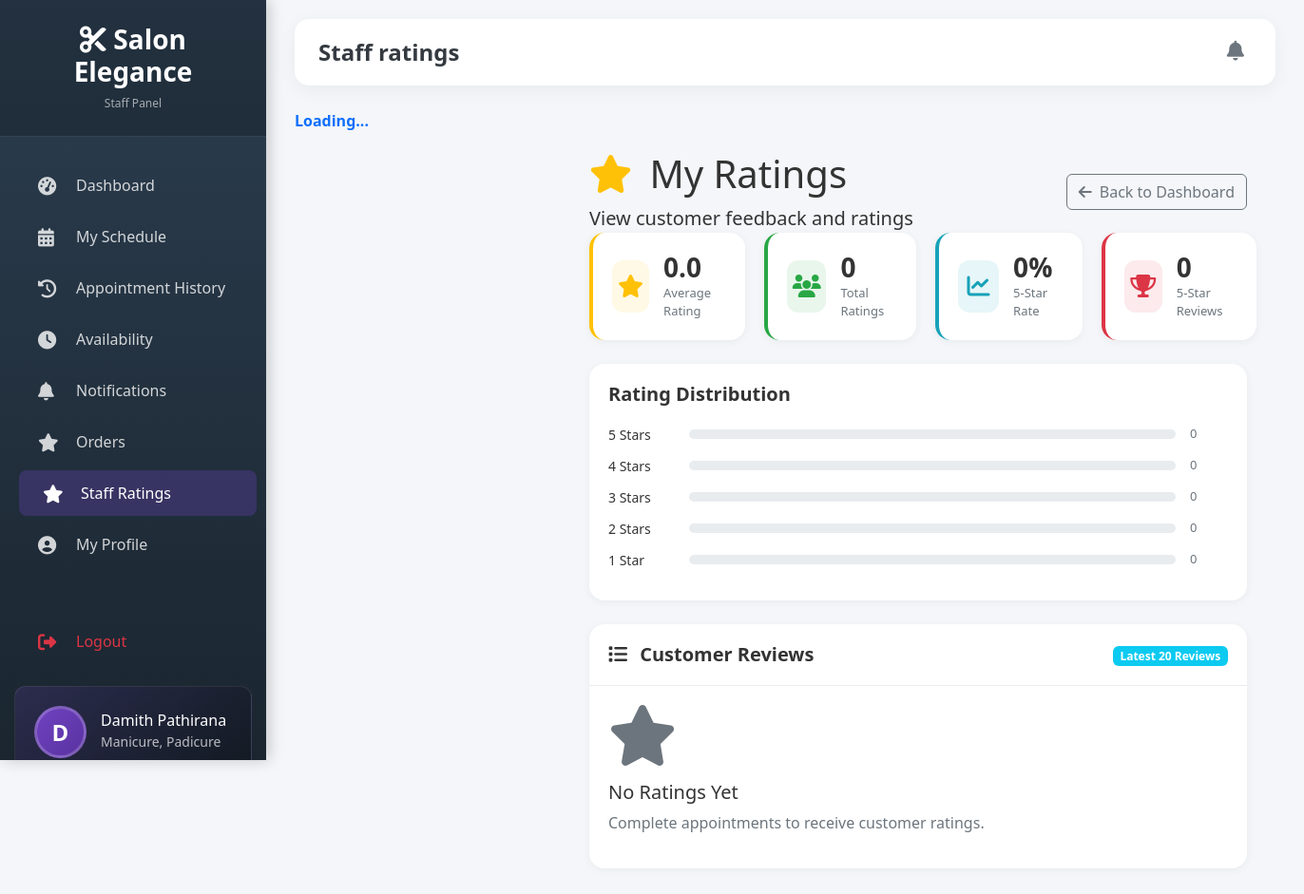
The app's page /pages/admin/staff-ratings.php (signed in), older data.
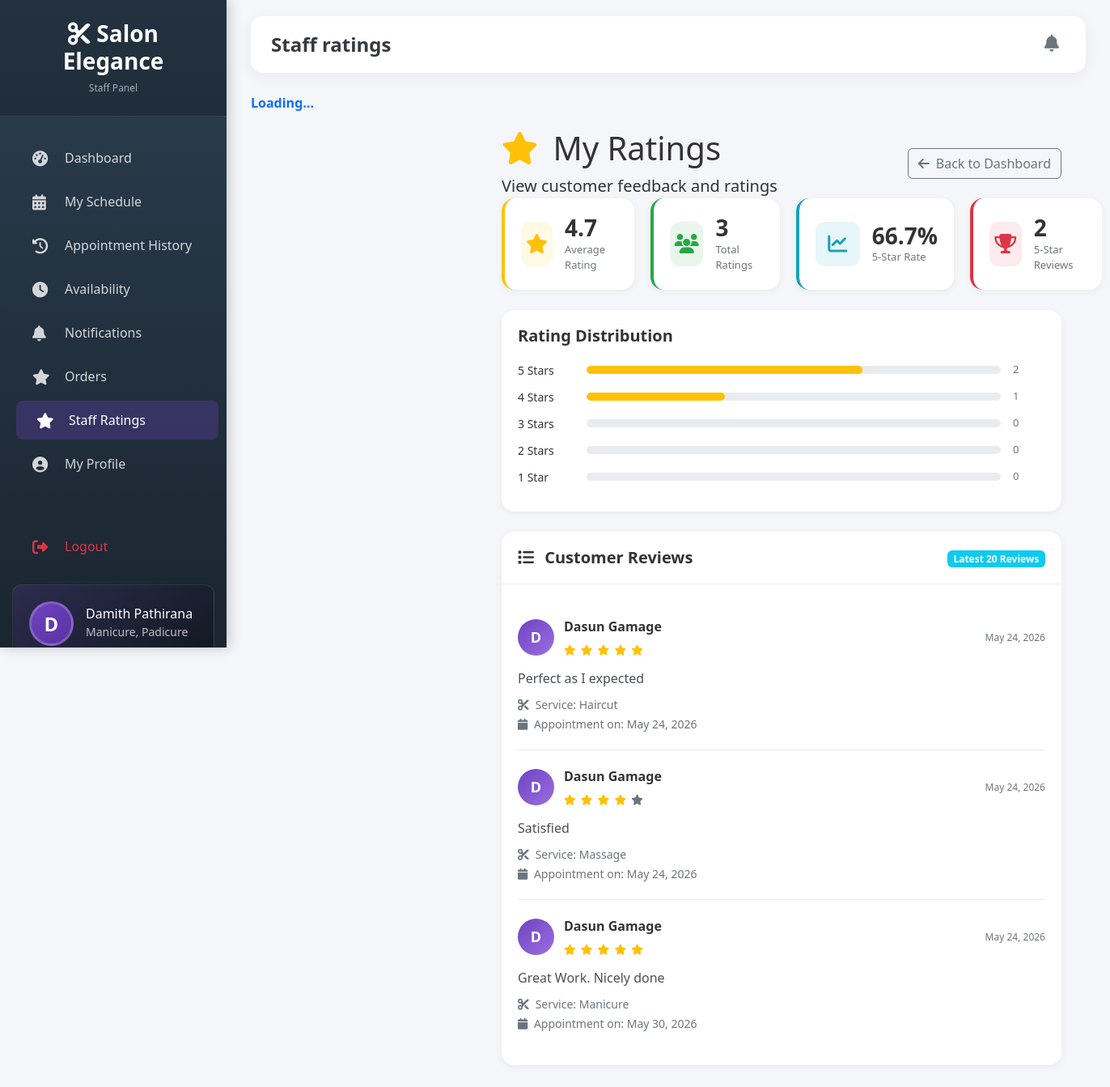
The same page, newer data.
### tables this page shows
CREATE TABLE `staff_ratings` (
  `id` int(11) NOT NULL,
  `appointment_id` int(11) NOT NULL,
  `staff_id` int(11) NOT NULL,
  `user_id` int(11) NOT NULL,
  `rating` tinyint(1) NOT NULL CHECK (`rating` >= 1 and `rating` <= 5),
  `review` text DEFAULT NULL,
  `created_at` timestamp NOT NULL DEFAULT current_timestamp(),
  `service_name` varchar(100) DEFAULT NULL,
  `comments` text DEFAULT NULL,
  `response` text DEFAULT NULL,
  `responded_at` timestamp NULL DEFAULT NULL,
  `responded_by` int(11) DEFAULT NULL
);

CREATE TABLE `reg` (
  `regID` int(10) NOT NULL,
  `fName` varchar(25) NOT NULL,
  `lName` varchar(25) NOT NULL,
  `email` varchar(50) NOT NULL,
  `contactNo` varchar(10) NOT NULL,
  `password` varchar(64) NOT NULL,
  `password_changed` tinyint(1) DEFAULT 0,
  `regDate` timestamp NOT NULL DEFAULT current_timestamp() ON UPDATE current_timestamp(),
  `modifyDate` datetime NOT NULL,
  `role` varchar(20) NOT NULL,
  `cStatus` tinyint(1) NOT NULL
);

CREATE TABLE `appointments` (
  `id` int(11) NOT NULL,
  `user_id` int(11) DEFAULT NULL,
  `service_id` int(11) DEFAULT NULL,
  `staff_id` int(11) DEFAULT NULL,
  `appointment_date` date NOT NULL,
  `appointment_time` time NOT NULL,
  `status` enum('pending','confirmed','completed','cancelled') DEFAULT 'pending',
  `notes` text DEFAULT NULL,
  `created_at` timestamp NOT NULL DEFAULT current_timestamp(),
  `modified_at` timestamp NULL DEFAULT NULL ON UPDATE current_timestamp(),
  `reschedule_count` int(11) NOT NULL DEFAULT 0,
  `last_reschedule_at` timestamp NULL DEFAULT NULL
);

### pages/admin/staff-ratings.php (the view, shortened to what the changed rows need)
<?php
$user_id = $_SESSION['user_id'];
try {
    $pdo = getPDOConnection();
    $staff_query = "
        SELECT s.*, r.fName as staff_name
        FROM staff s
        JOIN reg r ON s.user_id = r.regID
        WHERE s.user_id = ? AND r.cStatus = 1
    ";
    $staff_stmt = $pdo->prepare($staff_query);
    $staff_stmt->execute([$user_id]);
    $staff = $staff_stmt->fetch();
    $staff_id = $staff['id'];
    $summary_query = "
        SELECT
            COUNT(*) as total_ratings,
            ROUND(AVG(rating), 2) as average_rating,
            SUM(CASE WHEN rating = 5 THEN 1 ELSE 0 END) as rating_5,
            SUM(CASE WHEN rating = 4 THEN 1 ELSE 0 END) as rating_4,
            SUM(CASE WHEN rating = 3 THEN 1 ELSE 0 END) as rating_3,
            SUM(CASE WHEN rating = 2 THEN 1 ELSE 0 END) as rating_2,
            SUM(CASE WHEN rating = 1 THEN 1 ELSE 0 END) as rating_1
        FROM staff_ratings
        WHERE staff_id = ?
    ";
    $summary_stmt = $pdo->prepare($summary_query);
    $summary_stmt->execute([$staff_id]);
    $summary = $summary_stmt->fetch();
    $ratings_query = "
        SELECT
            sr.*,
            u.fName as customer_name,
            u.email as customer_email,
            a.appointment_date
        FROM staff_ratings sr
        JOIN reg u ON sr.user_id = u.regID
        JOIN appointments a ON sr.appointment_id = a.id
        WHERE sr.staff_id = ?
        ORDER BY sr.created_at DESC
        LIMIT 20
    ";
    $ratings_stmt = $pdo->prepare($ratings_query);
    $ratings_stmt->execute([$staff_id]);
    $ratings = $ratings_stmt->fetchAll();
} catch (PDOException $e) {
    error_log('Staff ratings error: ' . $e->getMessage());
    $error = 'Unable to load ratings. Please try again later.';
}
include 'header/header-staff.php';
?>
<div class="main-content" id="mainContent">
    <div class="ratings-container">
        <div class="page-header">
            <div class="row align-items-center">
                <div class="col-md-8">
                    <h1><i class="fas fa-star me-2" style="color: #ffc107;"></i> My Ratings</h1>
                </div>
            </div>
        </div>
        <div class="summary-grid">
            <div class="summary-card">
                <div class="summary-details">
                    <div class="summary-value"><?php echo number_format($summary['average_rating'] ?? 0, 1); ?></div>
                    <div class="summary-label">Average Rating</div>
                </div>
            </div>
            <div class="summary-card">
                <div class="summary-details">
                    <div class="summary-value"><?php echo $summary['total_ratings'] ?? 0; ?></div>
                    <div class="summary-label">Total Ratings</div>
                </div>
            </div>
            <div class="summary-card">
                <div class="summary-details">
                    <div class="summary-value"><?php echo round(($summary['rating_5'] / max($summary['total_ratings'], 1)) * 100, 1); ?>%</div>
                    <div class="summary-label">5-Star Rate</div>
                </div>
            </div>
            <div class="summary-card">
                <div class="summary-details">
                    <div class="summary-value"><?php echo $summary['rating_5'] ?? 0; ?></div>
                    <div class="summary-label">5-Star Reviews</div>
                </div>
            </div>
        </div>
        <div class="distribution-card">
            <div class="distribution-bars">
                <div class="distribution-row">
                    <span class="star-label">5 Stars</span>
                    <div class="progress-bar-container">
                        <div class="progress-bar-fill" style="width: <?php echo ($summary['rating_5'] / max($summary['total_ratings'], 1)) * 100; ?>%"></div>
                    </div>
                    <span class="star-count"><?php echo $summary['rating_5'] ?? 0; ?></span>
                </div>
                <div class="distribution-row">
                    <span class="star-label">4 Stars</span>
                    <div class="progress-bar-container">
                        <div class="progress-bar-fill" style="width: <?php echo ($summary['rating_4'] / max($summary['total_ratings'], 1)) * 100; ?>%"></div>
                    </div>
                    <span class="star-count"><?php echo $summary['rating_4'] ?? 0; ?></span>
                </div>
            </div>
        </div>
        <div class="ratings-card">
            <div class="ratings-list">
                <?php if (empty($ratings)): ?>
                <div class="empty-state">
                    <i class="fas fa-star fa-4x text-muted mb-3"></i>
                    <h5>No Ratings Yet</h5>
                    <p class="text-muted">Complete appointments to receive customer ratings.</p>
                </div>
                <?php else: ?>
                    <?php foreach ($ratings as $rating): ?>
                    <div class="rating-item">
                        <div class="rating-header">
                            <div class="customer-info">
                                <div class="customer-avatar">
                                    <?php echo strtoupper(substr($rating['customer_name'], 0, 1)); ?>
                                </div>
                                <div>
                                    <strong><?php echo htmlspecialchars($rating['customer_name']); ?></strong>
                                    <div class="stars">
                                        <?php for($i = 1; $i <= 5; $i++): ?>
                                            <i class="fas fa-star <?php echo $i <= $rating['rating'] ? 'text-warning' : 'text-muted'; ?>"></i>
                                        <?php endfor; ?>
                                    </div>
                                </div>
                            </div>
                            <div class="rating-date">
                                <?php echo date('M d, Y', strtotime($rating['created_at'])); ?>
                            </div>
                        </div>
                        <div class="rating-body">
                            <p><?php echo nl2br(htmlspecialchars($rating['comments'] ?: 'No comments provided.')); ?></p>
                            <small class="text-muted">
                                <i class="fas fa-cut me-1"></i> Service: <?php echo htmlspecialchars($rating['service_name']); ?>
                                <br>
                                <i class="fas fa-calendar me-1"></i> Appointment on: <?php echo date('M d, Y', strtotime($rating['appointment_date'])); ?>
                            </small>
                        </div>
                    </div>
                    <?php endforeach; ?>
                <?php endif; ?>
            </div>
        </div>
    </div>
</div>

Row changes from the older to the newer data that the page shows:
added staff_ratings: user.fName "D", user.fName "Dasun Gamage", rating 5 (drawn), created_at "May 24, 2026", comments "Perfect as I expected", service_name "Haircut", appointment.appointment_date "May 24, 2026"
added staff_ratings: user.fName "D", user.fName "Dasun Gamage", rating 4 (drawn), created_at "May 24, 2026", comments "Satisfied", service_name "Massage", appointment.appointment_date "May 24, 2026"
added staff_ratings: user.fName "D", user.fName "Dasun Gamage", rating 5 (drawn), created_at "May 24, 2026", comments "Great Work. Nicely done", service_name "Manicure", appointment.appointment_date "May 30, 2026"
Text that changed along with them:
$summary['average_rating']: "0.0" → "4.7"
$summary['total_ratings']: "0" → "3"
$summary['rating_5']: "0" → "2"
$summary['rating_4']: "0" → "1"
text no longer shown: "0 No Ratings Yet Complete appointments to receive customer ratings."
text now shown: "66.7"
